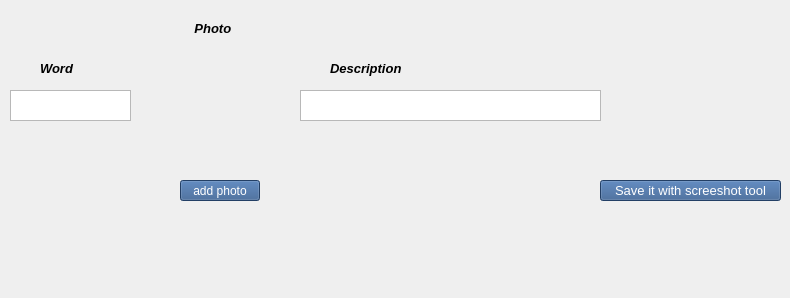
<?xml version="1.0" encoding="UTF-8"?>
<ui version="4.0">
 <class>Form</class>
 <widget class="QWidget" name="Form">
  <property name="geometry">
   <rect>
    <x>0</x>
    <y>0</y>
    <width>790</width>
    <height>298</height>
   </rect>
  </property>
  <property name="windowTitle">
   <string>Form</string>
  </property>
  <widget class="QLabel" name="label_3">
   <property name="geometry">
    <rect>
     <x>180</x>
     <y>20</y>
     <width>61</width>
     <height>16</height>
    </rect>
   </property>
   <property name="font">
    <font>
     <pointsize>10</pointsize>
     <weight>75</weight>
     <italic>true</italic>
     <bold>true</bold>
    </font>
   </property>
   <property name="text">
    <string>    Photo</string>
   </property>
  </widget>
  <widget class="QTextEdit" name="textEdit_2">
   <property name="geometry">
    <rect>
     <x>300</x>
     <y>90</y>
     <width>301</width>
     <height>31</height>
    </rect>
   </property>
  </widget>
  <widget class="QLabel" name="label_2">
   <property name="geometry">
    <rect>
     <x>40</x>
     <y>60</y>
     <width>35</width>
     <height>16</height>
    </rect>
   </property>
   <property name="font">
    <font>
     <pointsize>10</pointsize>
     <weight>75</weight>
     <italic>true</italic>
     <bold>true</bold>
    </font>
   </property>
   <property name="text">
    <string>Word</string>
   </property>
  </widget>
  <widget class="QPushButton" name="addButton">
   <property name="geometry">
    <rect>
     <x>180</x>
     <y>180</y>
     <width>80</width>
     <height>21</height>
    </rect>
   </property>
   <property name="styleSheet">
    <string notr="true">background-color: rgb(49, 88, 141);
color: rgb(255, 255, 255);</string>
   </property>
   <property name="text">
    <string>add photo</string>
   </property>
  </widget>
  <widget class="QTextEdit" name="textEdit">
   <property name="geometry">
    <rect>
     <x>10</x>
     <y>90</y>
     <width>121</width>
     <height>31</height>
    </rect>
   </property>
   <property name="styleSheet">
    <string notr="true"/>
   </property>
  </widget>
  <widget class="QPushButton" name="saveButton">
   <property name="geometry">
    <rect>
     <x>600</x>
     <y>180</y>
     <width>181</width>
     <height>21</height>
    </rect>
   </property>
   <property name="font">
    <font>
     <pointsize>10</pointsize>
     <weight>50</weight>
     <bold>false</bold>
    </font>
   </property>
   <property name="styleSheet">
    <string notr="true">background-color: rgb(49, 88, 141);
color: rgb(255, 255, 255);</string>
   </property>
   <property name="text">
    <string>Save it with screeshot tool</string>
   </property>
  </widget>
  <widget class="QLabel" name="label_5">
   <property name="geometry">
    <rect>
     <x>170</x>
     <y>50</y>
     <width>101</width>
     <height>111</height>
    </rect>
   </property>
   <property name="text">
    <string/>
   </property>
  </widget>
  <widget class="QLabel" name="label_4">
   <property name="geometry">
    <rect>
     <x>330</x>
     <y>60</y>
     <width>73</width>
     <height>16</height>
    </rect>
   </property>
   <property name="font">
    <font>
     <pointsize>10</pointsize>
     <weight>75</weight>
     <italic>true</italic>
     <bold>true</bold>
    </font>
   </property>
   <property name="text">
    <string>Description </string>
   </property>
  </widget>
 </widget>
 <resources/>
 <connections/>
</ui>
